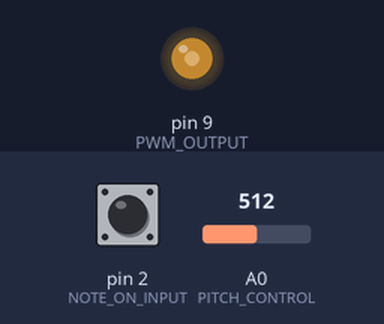
The sketch below on a simulated Arduino Uno, built with avr-gcc and run on an emulated ATmega328P. On the bench: output pins drawn as LEDs (lit = HIGH). The test bench sets the inputs (shaded band); at power-on: A0 (PITCH_CONTROL) = 512, pin 2 (NOTE_ON_INPUT) HIGH.

Above: at 6.2 s.
6.3 s: A0 (PITCH_CONTROL) set to 90
9.3 s: A0 (PITCH_CONTROL) set to 0
At 10.1 s:
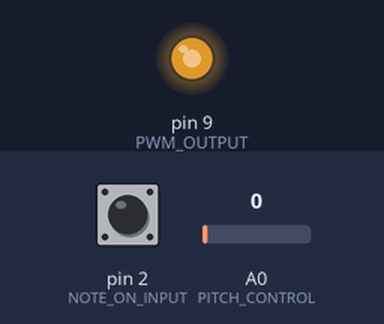
10.9 s: A0 (PITCH_CONTROL) set to 110
At 11.11 s:
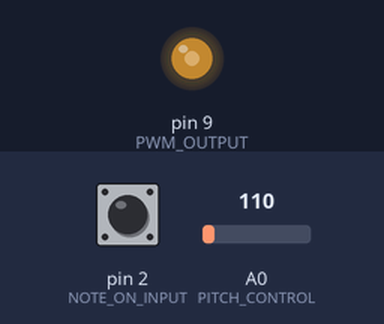
13.9 s: A0 (PITCH_CONTROL) set to 0
At 14.7 s:
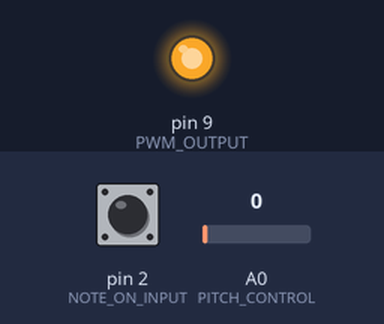
Timing chart, 0 to 16.5 s (numbered marks = the images above; inputs shaded):
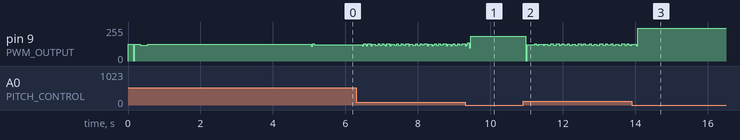

The sketch:

toy-synth-pwm.ino
````cpp
/*
    ----------------------------
    HARDWARE TIMER PWM TOY SYNTH
    ----------------------------


    ----- VARIOUS DOCS -----
    Headers
    https://github.com/arduino/ArduinoCore-avr/blob/master/cores/arduino/Arduino.h

    Stackexchange "Where is documentation?"
    https://arduino.stackexchange.com/questions/12382/where-is-documentation-on-arduinos-internal-interrupts

    Timer tutorial
    https://github.com/ElektorLabs/Arduino/blob/master/source2/avr/cores/arduino/avr/iom328p.h

    Interrupts
    http://www.nongnu.org/avr-libc/user-manual/group__avr__interrupts.html

    Datasheet
    https://ww1.microchip.com/downloads/en/DeviceDoc/ATmega48A-PA-88A-PA-168A-PA-328-P-DS-DS40002061B.pdf

    Timer Interrupt Setup Example
    https://forum.arduino.cc/t/arduin-o-scope-a-tiny-oscilloscope-project/8138


    ----- GENERATE THE WAVETABLE -----
    ```python
    import math

    SAMPLES=256

    sine_wavetable = [int(127 * (1 + math.sin(2 * x * math.pi / SAMPLES))) for x in range(SAMPLES)]
    ```
*/
#include "measurements.h"
#include "pwm-timer.h"
#include "waves.h"

#define BAUD_RATE 115200

/* Pin definitions*/

/* PWM OUTPUT
 *IMPLICITLY* defined setting COM1A1=1 / COM1A0=0
 Needs to be declared as output in order to work
*/
const int PWM_OUTPUT = 9;

/* Analog input pitch controller */
const int PITCH_CONTROL = A0;

/* Note on button */
const int NOTE_ON_INPUT = 2;

/* Actual wave being used */
const uint8_t* wave = sine;

/* Wave tabe index and increment */
volatile float phase = 0;
volatile float phase_shift = 256;

/* Note on */
volatile boolean noteOn = false;

void setupSerial() { Serial.begin(BAUD_RATE); }

void setupGPIO()
{
    pinMode(PWM_OUTPUT, OUTPUT);
    pinMode(PITCH_CONTROL, INPUT);
    pinMode(NOTE_ON_INPUT, INPUT_PULLUP);
}

void setupNoteInterrupt()
{
    attachInterrupt(digitalPinToInterrupt(NOTE_ON_INPUT), play, CHANGE);
    // attachInterrupt(digitalPinToInterrupt(NOTE_ON_INPUT), mute, RISING);
}

/**
   Timer 1 Overflow Interrupt Service Routine
   Triggered when TOIE1 = 1
*/
ISR(TIMER1_OVF_vect)
{
    OCR1A = wave[(uint8_t)phase];
    phase = phase + phase_shift - (phase > SAMPLES ? SAMPLES : 0);
}

void play() { noteOn = !digitalRead(NOTE_ON_INPUT); }

void ToneSweepLoopDemo()
{
    for (int shift = 0; shift < 100; shift++) {
        phase_shift = 0.3 * shift;
        delay(50);
    }
}

void InputPitch()
{
    setNewReading(analogRead(PITCH_CONTROL));

    // TODO: Find a better way to switch note on a nd off
    phase_shift = 10.0 * getReadingsAverage() / 1024 ;

    delay(10);
}

void setup()
{
    setupSerial();
    setupGPIO();
    setupTimer(256);
    setupNoteInterrupt();

    ToneSweepLoopDemo();
}

void loop() { InputPitch(); }
````

measurements.cpp
```cpp
#define NREADINGS 10

volatile float readings[NREADINGS];
volatile int readingsIdx = 0;

void setNewReading(int reading)
{
    readings[readingsIdx] = reading;
    readingsIdx = (readingsIdx + 1) % NREADINGS;
}

float getReadingsAverage()
{
    float sum = 0.0;
    for (int i = 0; i < NREADINGS; i++) {
        sum += readings[i];
    }
    return sum / NREADINGS;
}
```

measurements.h
```cpp
void setNewReading(int reading);
float getReadingsAverage();
```

pwm-timer.cpp
```cpp
#include "Arduino.h"

void setupTimer(int OutputCompareRegister1InitialValue)
{

    // initialize Timer1
    cli(); // disable global interrupts

    // Reset all registers of concern
    TCCR1A = 0x00;
    TCCR1B = 0x00;
    TIMSK1 = 0x00;

    // WGM 10/11/12 = 1 0 0 = PWM, Phase Correct, 8-bit
    TCCR1A |= (1 << WGM10);
    TCCR1A |= (0 << WGM11);
    TCCR1B |= (0 << WGM12);

    // "Clear PWM_OUTPUT/OC1B on Compare Match, set OC1A/OC1B at BOTTOM (non-inverting mode)"
    TCCR1A |= (1 << COM1A1) | (0 << COM1A0);

    // Set prescaler
    // CS12 CS11 CS10 Description
    // 0    0    0    No clock source (Timer/Counter stopped).
    // 0    0    1    clkI/O/1 (No prescaling)
    // 0    1    0    clkI/O/8 (From prescaler)
    // 0    1    1    clkI/O/64 (From prescaler)
    // 1    0    0    clkI/O/256 (From prescaler)
    // 1    0    1    clkI/O/1024 (From prescaler)
    // 1    1    0    External clock source on T1 pin. Clock on falling edge.
    // 1    1    1    External clock source on T1 pin. Clock on rising edge.
    TCCR1B |= (1 << CS10);
    TCCR1B |= (0 << CS11);
    TCCR1B |= (0 << CS12);

    // Enable overflow interrupt
    TIMSK1 |= (1 << TOIE1);

    // Set Output compare phase (max is 32767)
    OCR1A = OutputCompareRegister1InitialValue;

    // enable global interrupts:
    sei();
}
```

pwm-timer.h
```cpp
void setupTimer(int OutputCompareRegister1InitialValue);
```

Source omitted: waves.h (data table, 1251 bytes)
